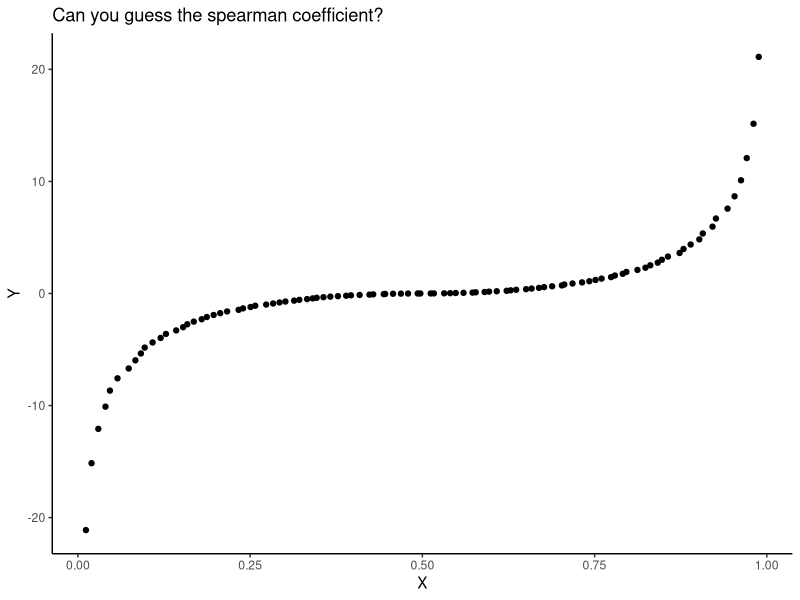
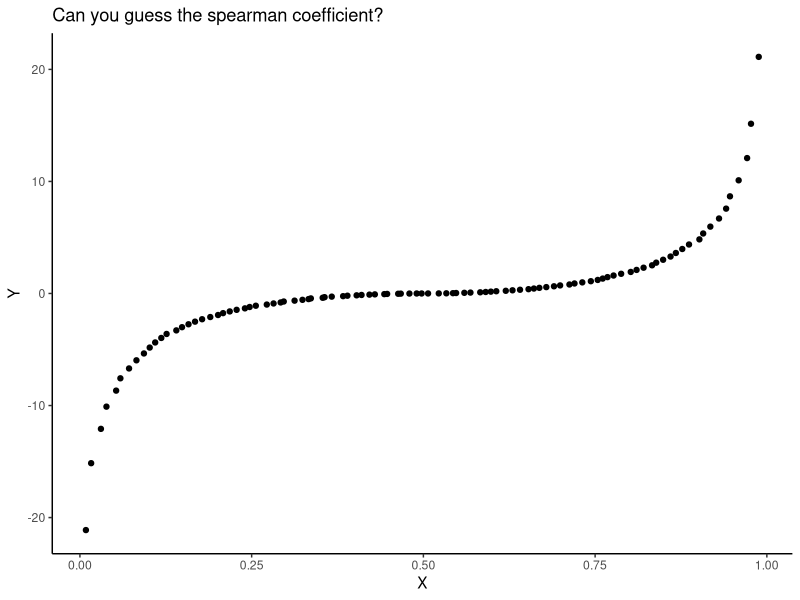

Reproduce these figures in R, in order.
library(ggplot2)

x = seq(0.01, 0.99, 0.01)
y = log(x/(1-x))
y = ifelse(y<0, -abs(y)^2, y^2)

df = data.frame('X'=x, 'Y'=y)

ggplot(df, aes(x=X, y=Y)) +
  geom_jitter() + theme_classic() +
  labs(title = "Can you guess the spearman coefficient?")

ggsave('../../images/questions/q_14082020.png')
